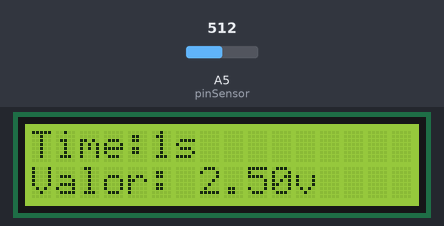
A sketch run on a simulated Arduino Uno, built with avr-gcc and run on an emulated ATmega328P. Parts: 16×2 character LCD. The test bench sets the inputs (shaded band); at power-on: A5 (pinSensor) = 512.

Above: at 1.2 s.
1.3 s: A5 (pinSensor) set to 716
At 2.8 s:
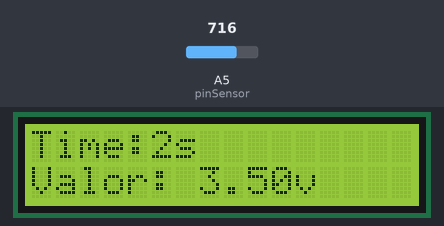
3.5 s: A5 (pinSensor) set to 900
At 4.4 s:
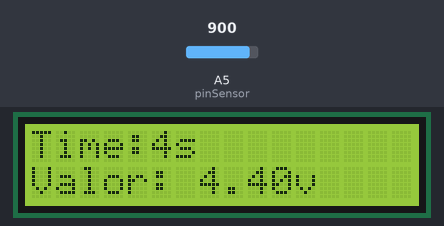
5.5 s: A5 (pinSensor) set to 1023
At 6.8 s:
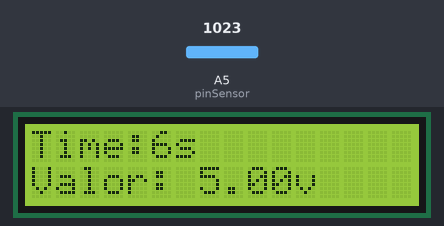
Timing chart, 0 to 8.5 s (numbered marks = the images above; inputs shaded):
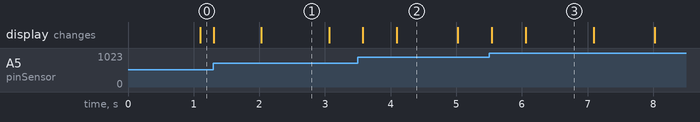

The sketch:

Sensor_Industrial.ino
```cpp
// Autor: Oscar NÚÑEZ MORI. Jaén 28-Sept-2024
// Archivo: Sensor_Industrial.ino

// Libreria para la pantalla LCD 16x2 y otras
#include <LiquidCrystal.h>

const int pinSensor = 19; // A5 - seleccionar la entrada para el sensor
int     valorSensor;      // valor de 0 a 1023
float  valorVoltaje;      // valor en voltaje

const int      rs =  7;  // RS. Selección de Registro
const int      en =  6;  // Enable. Habilita LCD
const  int     d4 =  5;  // Bit D4
const  int     d5 =  4;  // Bit D5
const  int     d6 =  3;  // Bit D6
const  int     d7 =  2;  // Bit D7
// RW = 0 - A tierra para Escritura en el Circuito

// LiquidCrystal lcd(rs, en, d4, d5, d6, d7)
LiquidCrystal lcd(rs, en, d4, d5, d6, d7);

// función de Cambio de escala decimal
float cambioEscala(float x, float in_min, float in_max, float out_min, float out_max)
{
  return (x - in_min) * (out_max - out_min) / (in_max - in_min) + out_min;
}

void setup()
{
  // Ajuste de columnas (16) y filas (2) del LCD
  lcd.begin(16,2);
}

void loop() {
   // Cursor en la primera posición (0) de la Primera Columna (0)
  lcd.setCursor(0, 0);
   // Tiempo
  lcd.print("Time:");
  lcd.print(millis()/1000);
  lcd.print("s");

  valorSensor = analogRead(pinSensor);   // realizar la lectura
  valorVoltaje = cambioEscala(valorSensor, 0, 1023, 0.0, 5.0);

   // Cursor en la primera posición (0) de la Segunda Columna (1)
  lcd.setCursor(0, 1);
   // Valor del Sensor
  lcd.print("Valor: ");
  lcd.print(valorVoltaje);
  lcd.print("v");
  delay(100);

} // loop

// REFERENCIA
// Basado en:
// 1. Luis LLamas (2024). Entradas analógicas en Arduino.
//    https://www.luisllamas.es/entradas-analogicas-en-arduino/
// 2. Naylamp Mechatronics (s.f.). Tutorial LCD, conectando tu arduino a un LCD1602 y LCD2004
//    https://naylampmechatronics.com/blog/34_tutorial-lcd-conectando-tu-arduino-a-un-lcd1602-y-lcd2004.html
```

Measured:
- what the display in image 1 shows lasts 1.1 s, from 2.0 s to 3.1 s
- what the display in image 2 shows lasts 0.9 s, from 4.1 s to 5.0 s
